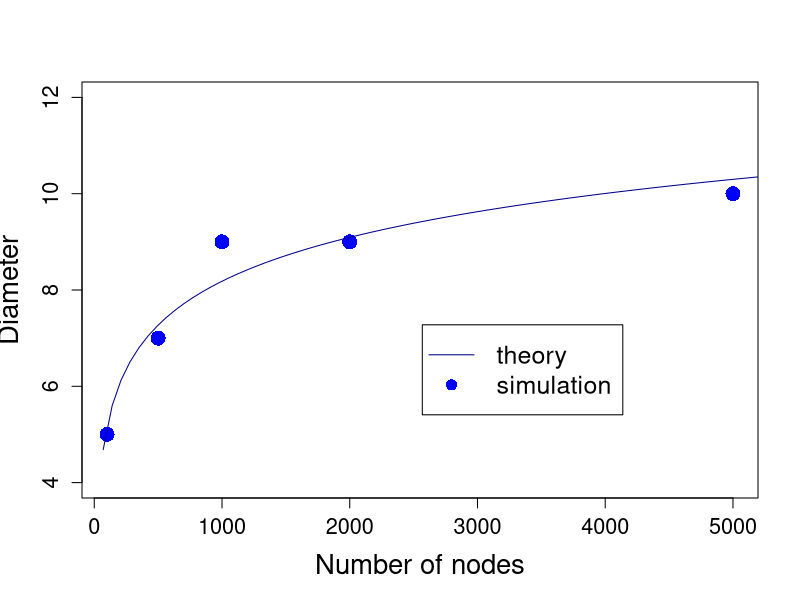

Generate this figure with R:
#x<-c(100, 500, 1000, 2000, 5000)

#y<-c(2.555038, 3.532036, 4.046857, 4.151383, 4.518048)

x<-c(100, 500, 1000, 2000, 5000)

y<-c(5, 7, 9, 9, 10)

plot(x, y, pch=16, col="blue", ylim=c(4, 12), cex=2, xlab="Number of nodes",
ylab="Diameter", cex.axis=1.3, cex.lab=1.65)

legend("bottomright", legend = c("theory", "simulation"),
               lty = c(1, 0),pch=c(30, 16), col=c("darkblue", "blue"), inset=0.2, cex=1.5)


#points(x, fit, type="o", pch=15, col="blue")

d <- data.frame(x,y)  ## need to use data in a data.frame for predict()
logEstimate <- lm(y~log(x),data=d)

xvec <- seq(0,7000,length=101)
logpred <- predict(logEstimate,newdata=data.frame(x=xvec))
lines(xvec,logpred, col="darkblue", cex=2)
